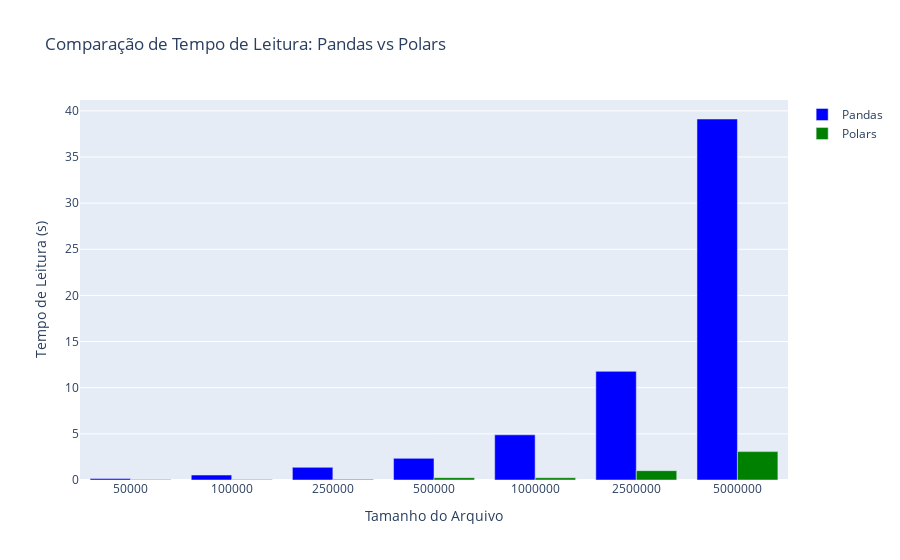

Notebook source saved alongside this figure:
### Markdown cell above
## csv file

### Code cell
# Listas para armazenar os tempos de leitura
pandas_read_times = []
polars_read_times = []

# Comparação de desempenho
for size in csv_sizes:
    csv_path = f"mock_data/mock_data_{size}.csv"
    
    # Pandas
    pandas_read_time = benchmark_pandas_read(csv_path)
    pandas_read_times.append(pandas_read_time)
    
    # Polars
    polars_read_time = benchmark_polars_read(csv_path)
    polars_read_times.append(polars_read_time)

# Criar um gráfico de barras com Plotly
fig = go.Figure()

fig.add_trace(go.Bar(
    x=[str(size) for size in csv_sizes],
    y=pandas_read_times,
    name='Pandas',
    marker_color='blue'
))

fig.add_trace(go.Bar(
    x=[str(size) for size in csv_sizes],
    y=polars_read_times,
    name='Polars',
    marker_color='green'
))

fig.update_layout(
    title='Comparação de Tempo de Leitura: Pandas vs Polars',
    xaxis_title='Tamanho do Arquivo',
    yaxis_title='Tempo de Leitura (s)',
    barmode='group'
)

fig.show()

### Figure 1 — Plotly figure (JSON) as saved in the notebook; plotly's stock layout.template omitted (floating-point values rounded to 4 significant figures)
{"data": [{"marker": {"color": "blue"}, "name": "Pandas", "type": "bar", "x": ["50000", "100000", "250000", "500000", "1000000", "2500000", "5000000"], "y": [0.1621, 0.5372, 1.372, 2.344, 4.895, 11.77, 39.12]}, {"marker": {"color": "green"}, "name": "Polars", "type": "bar", "x": ["50000", "100000", "250000", "500000", "1000000", "2500000", "5000000"], "y": [0.06055, 0.04429, 0.06812, 0.2547, 0.2463, 1.013, 3.076]}], "layout": {"barmode": "group", "title": {"text": "Comparação de Tempo de Leitura: Pandas vs Polars"}, "xaxis": {"title": {"text": "Tamanho do Arquivo"}}, "yaxis": {"title": {"text": "Tempo de Leitura (s)"}}}}
